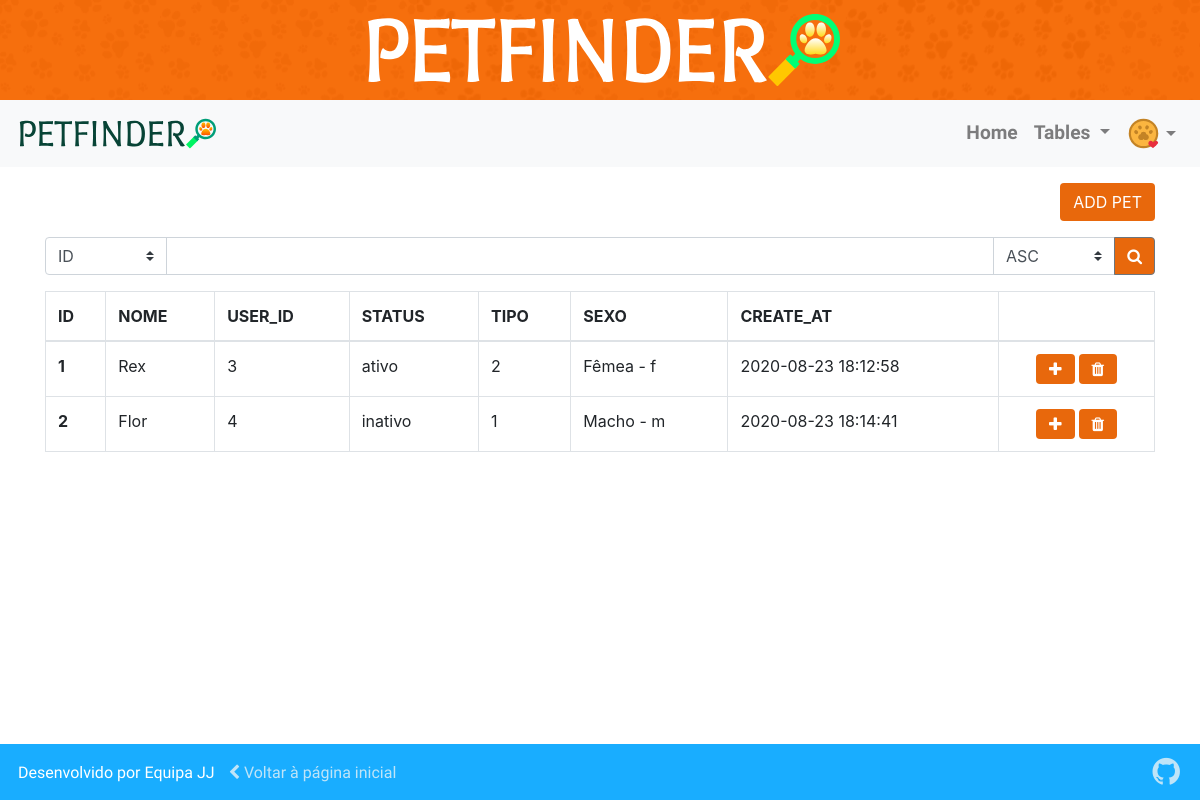
The app's page /index.php?pg=TablePet (signed in) with its own data.
### tables this page shows
CREATE TABLE `pet` (
  `pet_id` int(11) NOT NULL,
  `pet_name` varchar(100) NOT NULL,
  `pet_image` text NOT NULL DEFAULT '\'n/a\'',
  `user_id` int(11) NOT NULL,
  `status` set('ativo','inativo') NOT NULL DEFAULT 'ativo',
  `pet_type` int(11) NOT NULL DEFAULT 3,
  `sexo` set('m','f') NOT NULL,
  `description` text NOT NULL,
  `create_at` datetime NOT NULL DEFAULT current_timestamp(),
  `update_at` datetime DEFAULT NULL ON UPDATE current_timestamp()
);

### database/Pet.class.php (called while the page is built, shortened)
<?php
if (!file_exists('./bd.php')) {
  require_once('./database/bd.php');
} else if (file_exists('./bd.php')) {
  require_once('./bd.php');
}
class Pet extends Conn
{
  public function selectAllInFrontEnd()
  {
    try {
      $this->stmt = $this->conn->prepare("SELECT * FROM pet");
      $this->stmt->execute();
    } catch (Exception $e) {
      echo "<script>alert('Erro ao listar!' ERRO - {$e->getMessage()});
      window.location.href = '../index.php';
      </script>";
    }
  }
}

### database/bd.php (called while the page is built, shortened)
<?php
class Conn
{
  public function connectInFrontEnd()
  {
    include('./environment/environment.php');
    $this->servername = "localhost";
    $this->username = $user_database;
    $this->password = $senha_database;
    try {
      $this->conn = new PDO("mysql:host=" . $this->servername . ";dbname=petfinder", $this->username, $this->password);
    } catch (PDOException $e) {
      echo " ERRO - {$e->getMessage()})";
      $this->conn = null;
      exit;
    }
  }
}

### environment/environment.php (called while the page is built, shortened)
<?php
$user_database = '';
$senha_database = '';

### contents/petstable.php (the view, shortened to what this page needs)
<div id="petstable" class="container pb-5">
  <div class="row">
    <div class="col-12">
      <div class="mt-3 text-right">
        <a href="./index.php?pg=CadastroPet"><button class="btn btn-icon">ADD PET</button></a>
      </div>
      <form action="./index.php?pg=TablePet" method="post" class="mt-3">
        <div class="input-group">
          <select class="custom-select" id="inputGroupSelect04" style="flex:0.1;min-width:120px;" name="search">
            <option value="pet_id" selected>ID</option>
          </select>
          <input type="text flex-grow-1" class="form-control flex-grow-1" name="searchText" id="searchText">
          <select class="custom-select" id="inputGroupSelect05" style="flex:0.1;min-width:120px;" name="order">
            <option value="ASC" selected>ASC</option>
          </select>
          <div class="input-group-append">
            <button class="btn btn-outline-secondary" type="submit"><i class="fa fa-search" aria-hidden="true"></i></button>
          </div>
        </div>
      </form>
      <table class="table table-bordered mt-3">
        <?php
        include('./database/Pet.class.php');
        $pet = new Pet();
        $pet->connectInFrontEnd();
        if (isset($_POST['search'], $_POST['searchText'], $_POST['order'])) {
          $pet->filterPet($_POST['search'], $_POST['searchText'], $_POST['order']);
        } else {
          $pet->selectAllInFrontEnd();
        }
        if ($pet->stmt->rowCount()) : ?>
          <thead>
            <tr>
              <th scope="col">ID</th>
              <th scope="col">NOME</th>
              <th scope="col">USER_ID</th>
              <th scope="col">STATUS</th>
              <th scope="col">TIPO</th>
              <th scope="col">SEXO</th>
              <th scope="col">CREATE_AT</th>
              <th scope="col"></th>
            </tr>
          </thead>
          <tbody>
            <?php
            $data = $pet->stmt->fetchAll();
            foreach ($data as $row) : ?>
              <tr>
                <th scope="row"><?php echo $row['pet_id'] ?></th>
                <td><?php echo $row['pet_name'] ?></td>
                <td><?php echo $row['user_id'] ?></td>
                <td><?php echo $row['status'] ?></td>
                <td><?php echo $row['pet_type'] ?></td>
                <td><?php echo $row['sexo'] == 'f' ? 'Fêmea - f' : 'Macho - m' ?></td>
                <td><?php echo $row['create_at'] ?></td>
                <td>
                  <div class="d-flex justify-content-center">
                    <form action="index.php?pg=DetalhePet" method="post" onsubmit="">
                      <button type="submit" class="btn d-flex" data-toggle="modal" data-target="#exampleModal"><i class="fa fa-plus" aria-hidden="true"></i></button>
                    </form>
                    <form action="./database/delete.php" method="post">
                      <button class="btn d-flex ml-1" type="submit" onClick="return confirm('Tem certeza que quer deletar esse pet?')"><i class="fa fa-trash" aria-hidden="true"></i></button>
                    </form>
                  </div>
                </td>
              </tr>
            <?php
            endforeach;
          else :
            ?>
            <div class="text-center pt-4">
              <h3>Não foi encontrado nenhum resultado</h3>
            </div>
          <?php endif ?>
          </tbody>
      </table>
    </div>
  </div>
</div>

### css/mystyle.css (style rules this page uses)
body { font-size: 16px; }
form button.btn, button.btn-icon { background-color: #E8680C; color: white; text-transform: uppercase; }

### records on screen
pet: pet_id "1", pet_name "Rex", user "3", status "ativo", pet_type "2", sexo "Fêmea - f", create_at "2020-08-23 18:12:58"
pet: pet_id "2", pet_name "Flor", user "4", status "inativo", pet_type "1", sexo "Macho - m", create_at "2020-08-23 18:14:41"
